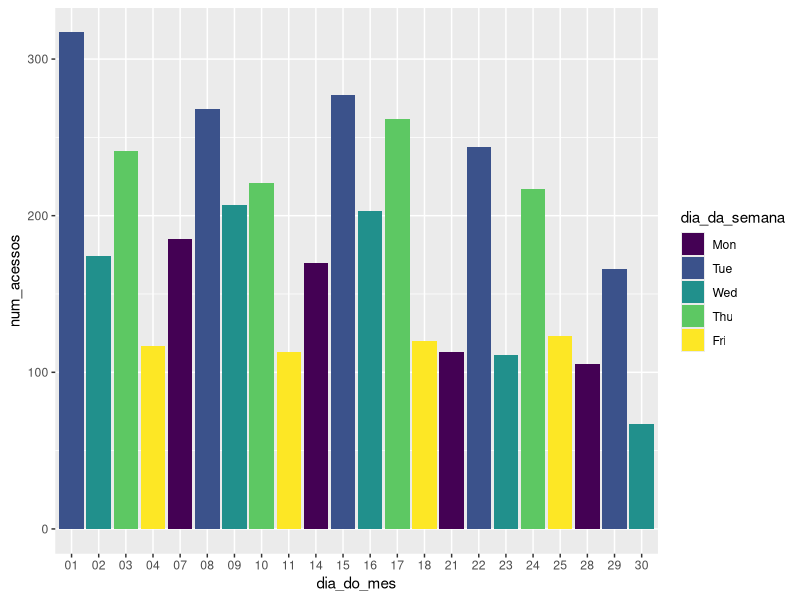
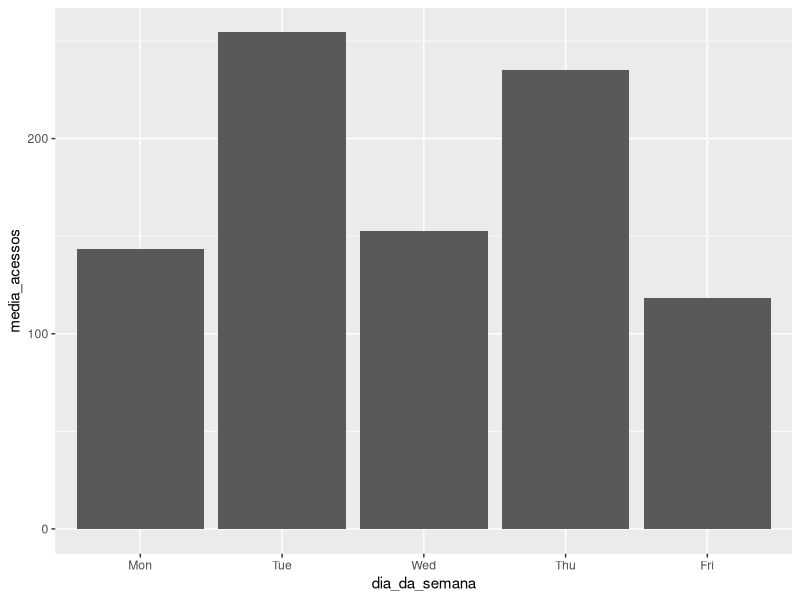
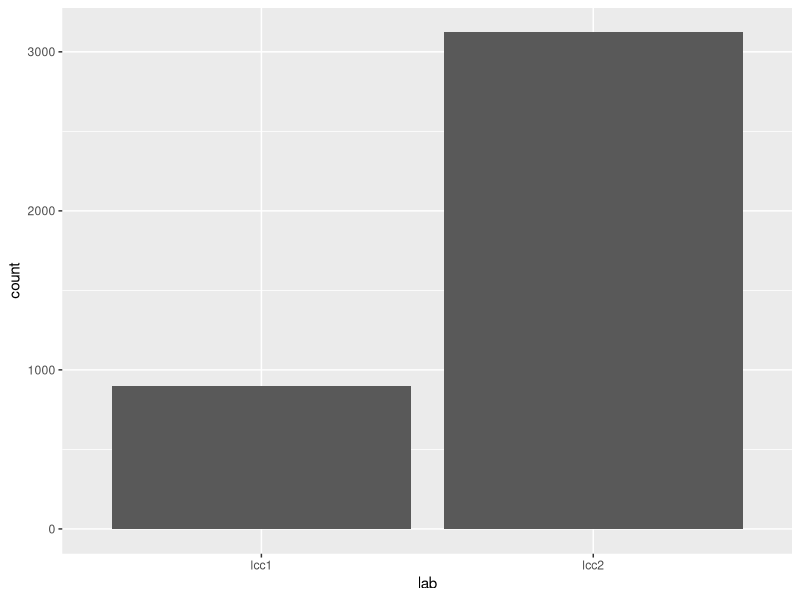
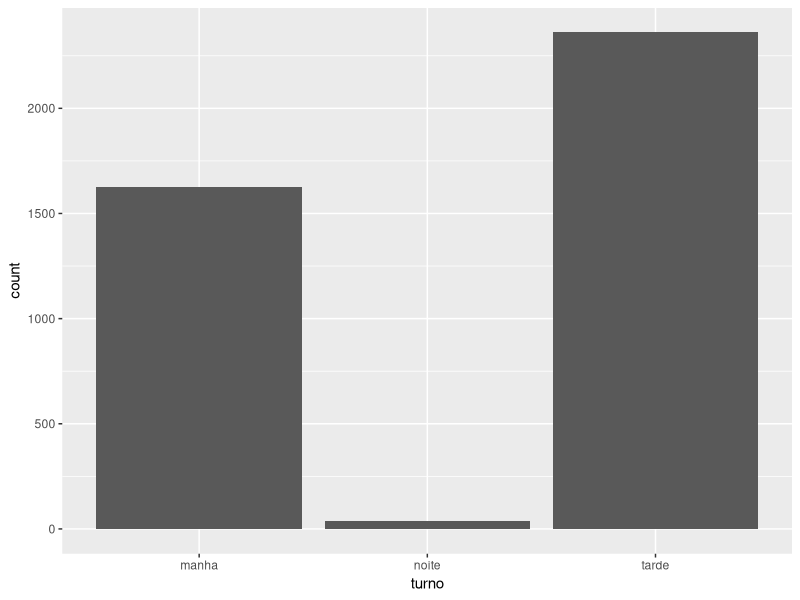
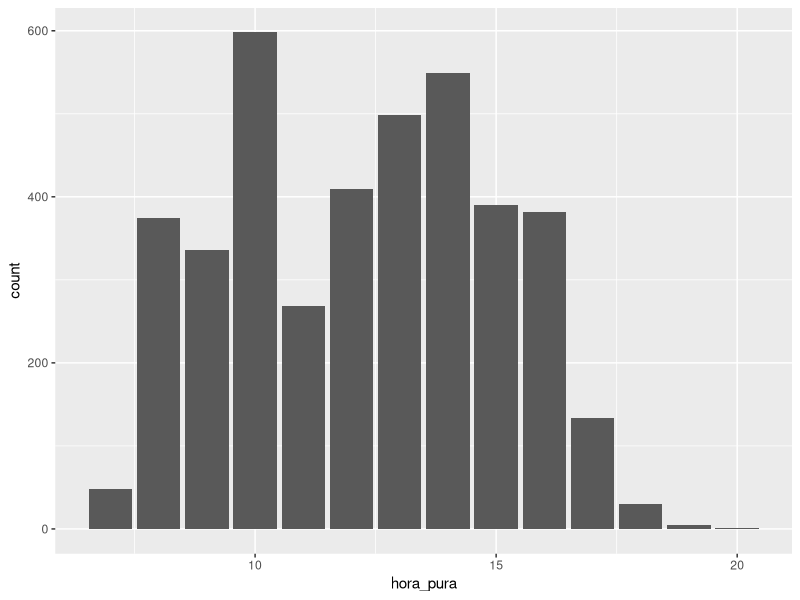
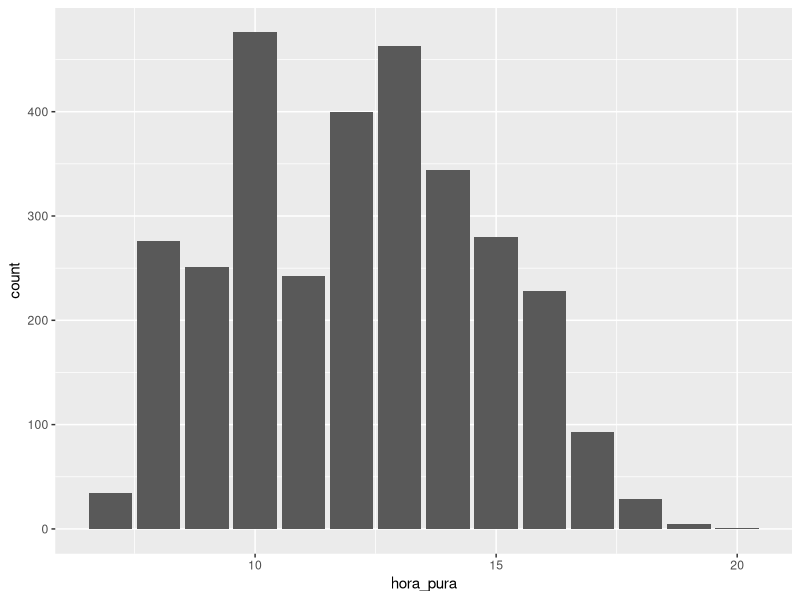
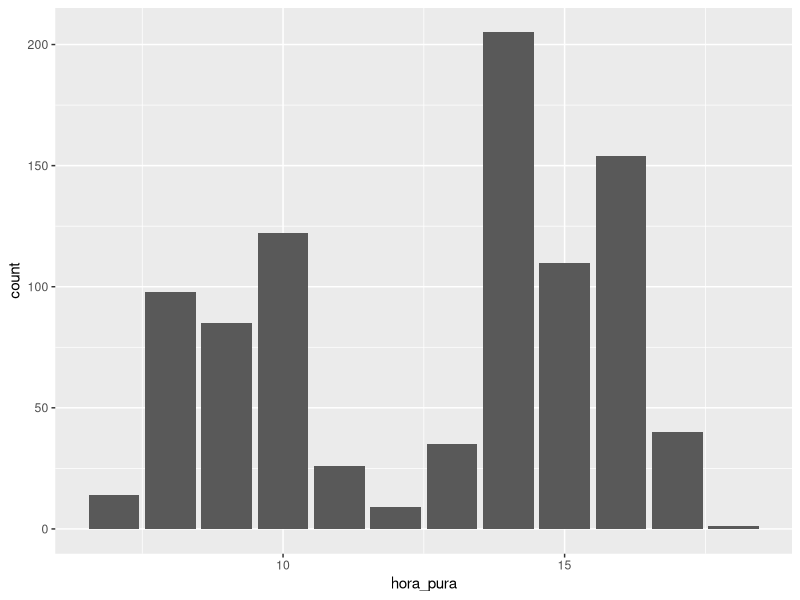
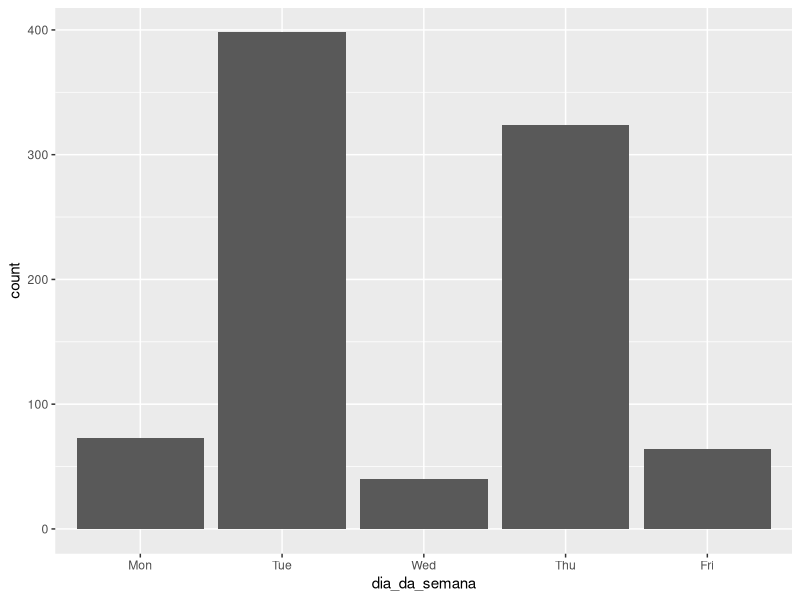

R code for these plots, in order:
library(tidyverse)
library(readr)
library(dplyr)
library(lubridate)
library(ggplot2)
library(tidyr)

#setwd("~/guardians") seu workspace
setwd("/Users/amandaluna/Documents/guardians")
dados <- read_csv("logs.txt", col_names = c("mes", "dia_do_mes", "hora", "maquina", "status", "usuario"))

dados <- dados %>% mutate(data = paste("2017", mes, dia_do_mes, sep = "-"), dia_da_semana = wday(data, label = T))
sessoes_abertas <- dados %>% filter(status == "opened")

# acessos pelo dia do mes e da semana
sessoes <- sessoes_abertas %>% subset(select=c("dia_da_semana", "dia_do_mes"))
freq_dia <- sessoes %>% group_by(dia_da_semana, dia_do_mes) %>% summarise(num_acessos = n())
freq_dia %>% ggplot(aes(x = dia_do_mes, y = num_acessos, fill = dia_da_semana)) + geom_bar(stat = "identity")

# acessos no mês de acordo com o dia da semana
freq_mensal <- freq_dia %>% group_by(dia_da_semana) %>% summarise(media_acessos = mean(num_acessos))
freq_mensal %>% ggplot(aes(x = dia_da_semana, y = media_acessos)) + geom_bar(stat = "identity")

# extraindo colunas do lab, da "hora pura", do turno
r <- setNames(do.call(rbind.data.frame, strsplit(sessoes_abertas$maquina, "-")), c("lab", "maquina"))
sessoes_abertas <- sessoes_abertas %>% mutate(lab = r$lab)
sessoes_abertas <- sessoes_abertas %>% mutate(hora_pura = hour(sessoes_abertas$hora))
sessoes_abertas <- sessoes_abertas %>% mutate(turno = if_else(hora_pura %in% 05:11, "manha",
                                                              if_else(hora_pura %in% 12:17, "tarde",
                                                                      if_else(hora_pura %in% 18:24, "noite", "madrugada"))))

# graficos do turno de acesso por lcc
sessoes_abertas %>% ggplot(aes(x = lab)) + geom_bar()
sessoes_abertas %>% ggplot(aes(x = turno)) + geom_bar()
sessoes_abertas %>% ggplot(aes(x = hora_pura)) + geom_bar() # ao contrario do que se esperava, 

#o horario de mais acesso ao lcc é as 10 hrs
lcc2_acesso <- sessoes_abertas %>% filter(lab == "lcc2")
lcc2_acesso %>% ggplot(aes(x = hora_pura)) + geom_bar()

lcc1_acesso <- sessoes_abertas %>% filter(lab == "lcc1")
lcc1_acesso %>% ggplot(aes(x = hora_pura)) + geom_bar() # maior quantudade de acesso as 14 hrs
lcc1_acesso %>% ggplot(aes(x = dia_da_semana)) + geom_bar()

# usuarios que mais logaram nas maquinas
sessoes_por_usuario <- sessoes_abertas %>% subset(select=c("usuario"))
acessos_usuarios <- sessoes_por_usuario %>% group_by(usuario) %>% summarise(num_acessos = n())
acessos_usuarios <- acessos_usuarios[order(acessos_usuarios$num_acessos,decreasing = T),]

# maquinas que tiveram mais acessos
sessoes_por_maquina <- sessoes_abertas %>% subset(select=c("maquina"))
acessos_maquinas <- sessoes_por_maquina %>% group_by(maquina) %>% summarise(num_acessos = n())
acessos_maquinas <- acessos_maquinas[order(acessos_maquinas$num_acessos,decreasing = T),]
